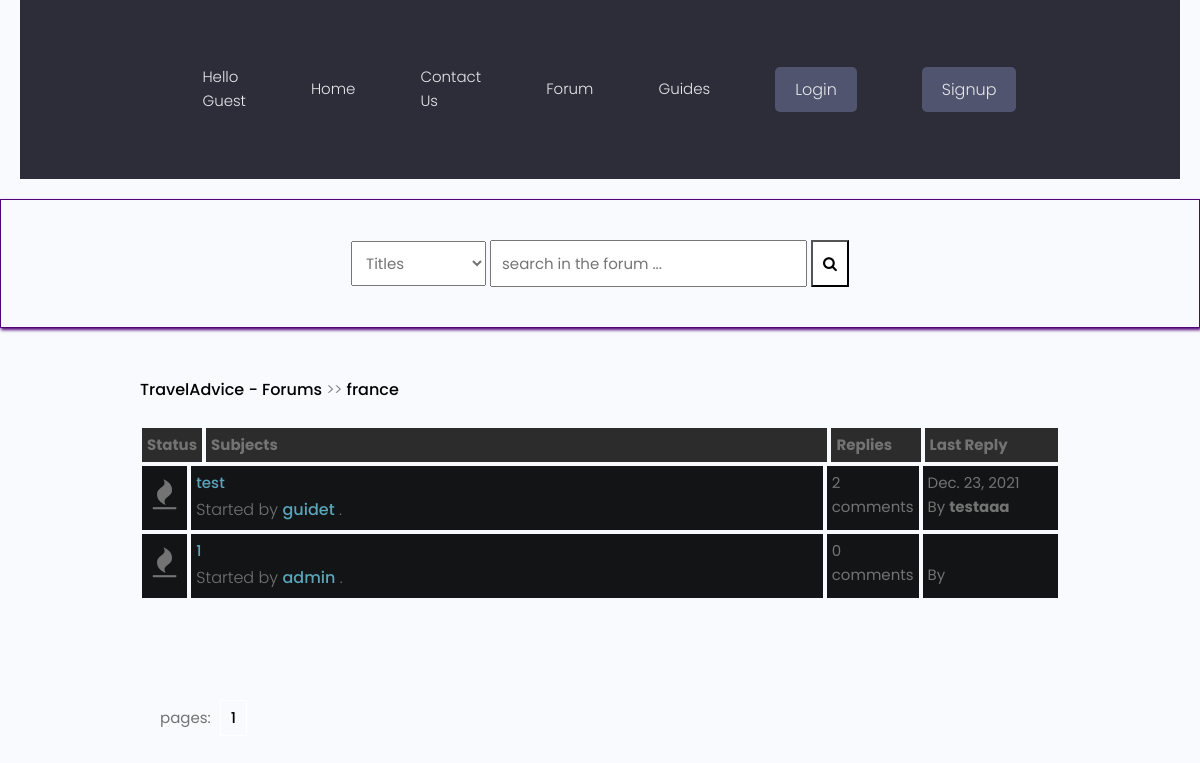
/forum/posts/france/, run on the app's committed database.
### forum/models.py (models this page shows, shortened)
class Category(models.Model):
    title = models.CharField(max_length=50)
    slug = models.SlugField(max_length=400, unique=True, blank=True)
    description = models.TextField(default="description")
    category_image = models.ImageField(
        null=True, blank=True, upload_to='flags/', default= "flags/flag-default.png")
    class Meta:
        verbose_name_plural = "categories"
    def get_url(self):
        return reverse("posts", kwargs={ #imported from django.shortcuts
            "slug": self.slug
        })

class Post(models.Model):
    title = models.CharField(max_length=400)
    slug = models.SlugField(max_length=400, unique=True, blank=True)
    user = models.ForeignKey(Author, on_delete=models.CASCADE) #frame key of the author
    content = HTMLField()
    categories = models.ForeignKey(Category, on_delete=models.SET_NULL, null=True)
    date = models.DateTimeField(auto_now_add=True)
    tags = TaggableManager() #imported from taggit.managers
    comments = models.ManyToManyField(Comment, blank=True)
    closed = models.BooleanField(default=False)
    def get_url(self):
        return reverse("detail", kwargs={
            "slug":self.slug
        })
    @property
    def num_comments(self):
        return self.comments.count()
    @property
    def last_reply(self):
        return self.comments.latest("date")

class Author(models.Model):
    user = models.ForeignKey(User, on_delete=models.CASCADE)
    fullname = models.CharField(max_length=40, blank=True)
    slug = models.SlugField(max_length=400, unique=True, blank=True) # imported from django.utils.text
    bio = HTMLField() #desctription of the user imported the field from tinymce.models
    @property
    def user_name(self):
        return self.user
    @property
    def user_profile(self):
        return self.user.profile.id

class Comment(models.Model):
    user = models.ForeignKey(Author, on_delete=models.CASCADE)
    content = models.TextField()
    date = models.DateTimeField(auto_now_add=True)

### forum/views.py (the view)
# urls.py: path("posts/<slug>/", posts, name="posts"),
def posts(request, slug):
    category = get_object_or_404(Category, slug=slug)
    posts = Post.objects.filter(categories=category)
    paginator = Paginator(posts, 5)
    page = request.GET.get("page")
    try:
        posts = paginator.page(page)
    except PageNotAnInteger:
        posts = paginator.page(1)
    except EmptyPage:
        posts = paginator.page(paginator.num_pages)
    context = {
        "posts":posts,
        "forum": category,
        "title": "Posts"
    }
    return render(request, 'forum/posts.html', context)

### forum/context_processors.py (called while the page is built, shortened)
def searchFunction(request):
    search_context = {}
    posts = Post.objects.all()
    return search_context

### forum/templates/forum/posts.html
{% extends 'forumsbase.html' %}
{% block content %}
    <div class="container">
        <div class="navigate">
            <span><a href="{% url 'forumhome' %}">TravelAdvice - Forums</a> >> <a href="{{forum.get_url}}">{{forum.title}}</a></span>
        </div>
        <div class="posts-table">
            <div class="table-head">
                <div class="status">Status</div>
                <div class="subjects">Subjects</div>
                <div class="replies">Replies</div>
                <div class="last-reply">Last Reply</div>
            </div>
                {% for post in posts %}
            <div class="table-row">
                <div class="status"><i class="fa fa-fire"></i></div>
                <div class="subjects">
                        <a href="{{post.get_url}}">{{post.title}}</a>
                    <br>
                    <span>Started by <b><a href="{% url  'guide-profile' post.user.user_profile %}">{{post.user.user_name}}</a></b> .</span>
                </div>
                <div class="replies">
                   {{post.num_comments}} comments <br>
                </div>
                <div class="last-reply">
                    {{post.last_reply.date|date}}
                    <br>By <b>{{post.last_reply.user.user_name}}</b>
                </div>
            </div>
            {% endfor %}
        </div>
            <div class="pagination">
                    pages: {% for num_page in posts.paginator.page_range %} <a href="?page={{num_page}}">{{num_page}}</a> {% endfor %}
            </div>
    </div>
   {% endblock content %}

### static/styles/style.css (style rules this page uses)
* { box-sizing: border-box; }
html { font-size: 14px; font-family: 'Titillium Web', sans-serif; background-color:rgb(0,0,0); color:#FEFEFE; }
a { color:#FF0042; font-weight: bolder; text-decoration: none; }
.container { margin: 20px; padding: 20px; }
.table-head { display: flex; }
.table-head div { padding: 5px; margin: 2px; background-color: #2C2C2C; font-weight: bold; }
.table-head .status { flex: 5%; }
.table-head .subjects { flex: 70%; }
.table-head .replies { flex: 10%; }
.table-head .last-reply { flex: 15%; }
.table-row { display: flex; }
.table-row .status, .table-row .subjects, .table-row .replies, .table-row .last-reply { padding: 5px; margin: 2px; background-color: #131415; }
.table-row .status { flex: 5%; font-size: 30px; text-align: center; }
.table-row .subjects { flex: 70%; }
.table-row .replies { flex: 10%; }
.table-row .last-reply { flex: 15%; }
.navigate { margin-block: 20px; font-weight: lighter; font-size: 24px; }
.navigate a { color: #000; }
.pagination { padding: 20px; font-size: 15px; }
.pagination a { color: #000; margin-inline: 5px; padding: 5px 10px; border: solid 0.5px #fff; }

### static/styles/app.css (style rules this page uses)
:root { --color-sub: #2d2d39; }
.pagination { margin-top: 8rem; margin-bottom: 10rem; }

### static/uikit/styles/modules/_variables.css (style rules this page uses)
:root { --color-main: #5aa5b9; --color-main-light: #e6faff; --color-sub: #3f4156; --color-sub-light: #51546e; --color-sub-lighter: #ededfd; --color-text: #737373; --color-gray: #8b8b8b; --color-light: #e5e7eb; --color-light-gray: #767676; --color-bg: #f8fafd; --color-white: #fffefd; --color-white-light: #f3f3f3; --color-success: #359e64; --color-success-bg: #def8e8; --color-error: #fc4b0b; --color-error-bg: #fff2ee; --font-base: 'Poppins', arial, helvetica, 'Segoe UI', roboto, ubuntu, sans-serif; --font-monospace: 'Fira Code', 'Courier New', courier, monospace; --font-regular: 300; --font-medium: 500; --font-bold: 700; --generic-shadow: 1px 1px 5px #00000010; --generic-transition: all 0.3s ease-in-out; }

### static/uikit/styles/modules/_base.css (style rules this page uses)
* { margin: 0; padding: 0; box-sizing: border-box; text-rendering: optimizeLegibility; color: inherit; font-size: inherit; }
html { font-size: 50%; }
@media only screen and (min-width: 480px) { html { font-size: 56.25%; } }
@media only screen and (min-width: 1200px) { html { font-size: 62.5%; } }
body { line-height: 1.6; font-weight: 400; font-size: 1.5rem; color: var(--color-text); background-color: var(--color-bg); min-height: 100vh; }

### static/uikit/styles/modules/_typography.css (style rules this page uses)
* { font-family: var(--font-base); }
p, span, strong { font-size: 1.6rem; color: var(--color-text); font-weight: var(--font-regular); }
a { padding-bottom: 2px; text-decoration: none; display: inline-block; color: var(--color-main); font-weight: var(--font-medium); }

### static/uikit/styles/modules/_utilities.css (style rules this page uses)
.container { width: 92%; max-width: 165rem; margin: 0 auto; box-sizing: border-box; }
@media screen and (min-width: 1000px) { .container { width: 90%; } }
@media screen and (min-width: 1200px) { .container { width: 80%; } }

### data on the page
Category: title "france"
Post: title "test", user.user_name "guidet", num_comments "2", last_reply "Dec. 23, 2021", last_reply.user.user_name "testaaa"
Post: title "1", user.user_name "admin", num_comments "0"

### other printed values
{{ num_page }} "1"
